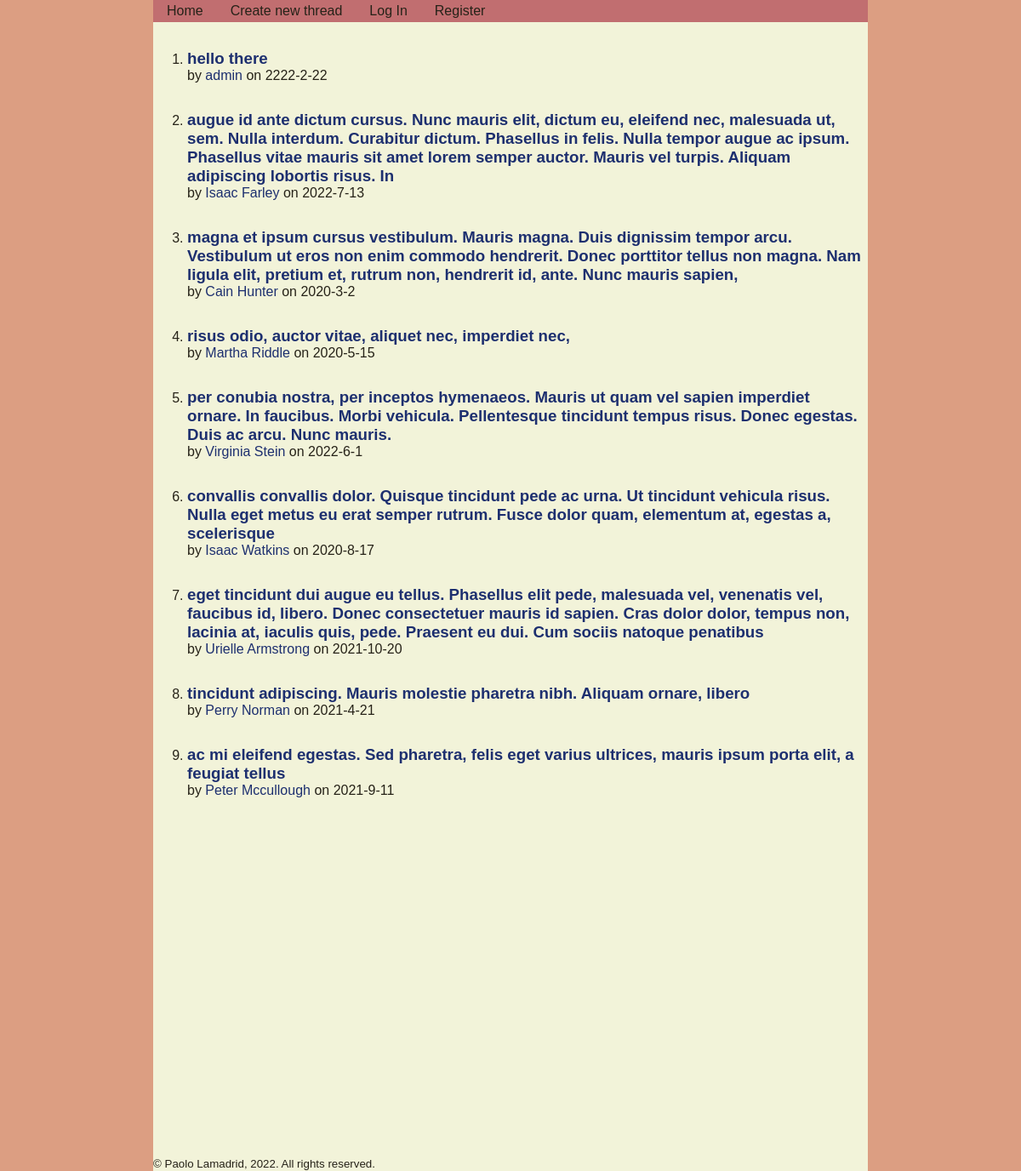
Before: / with the older database file.
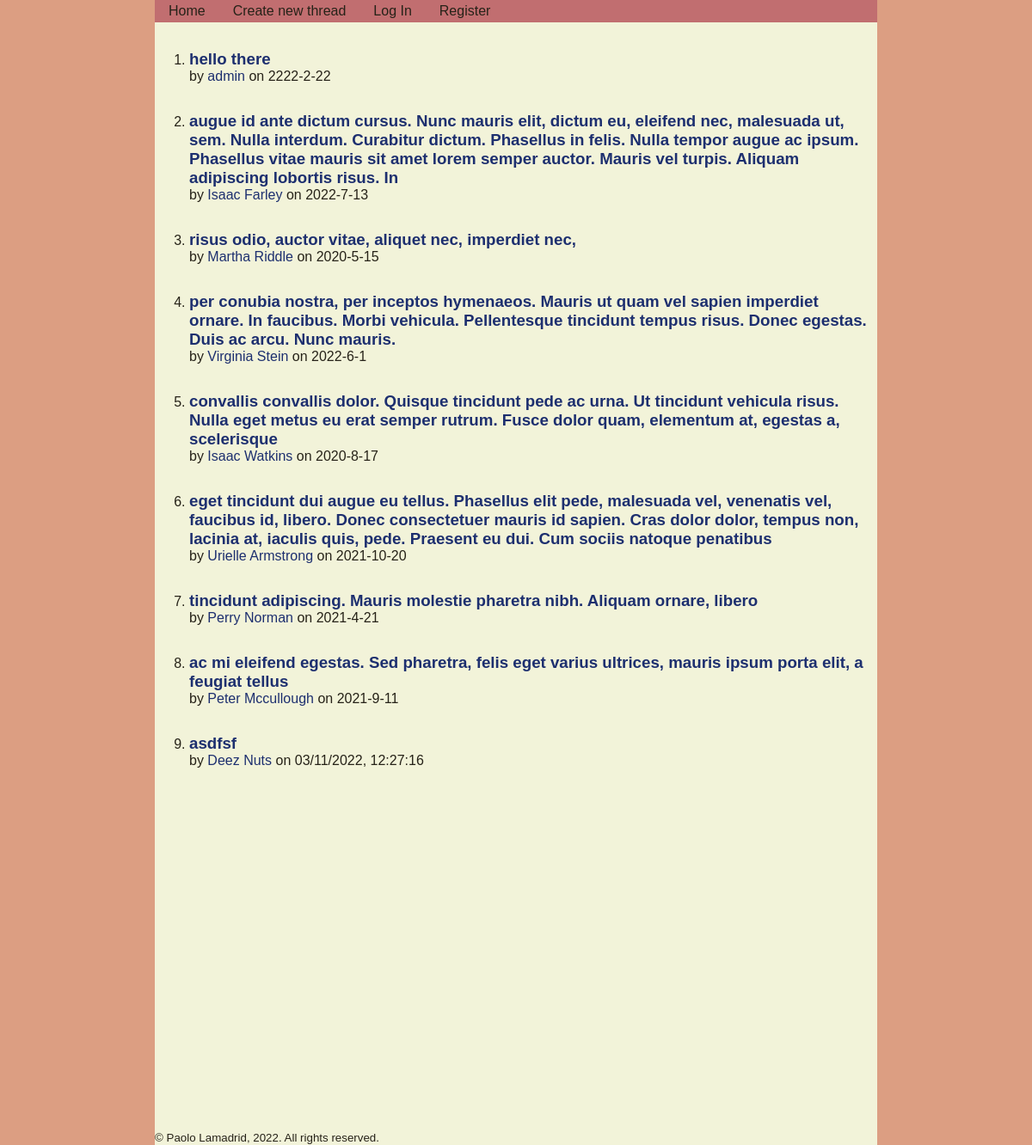
After: the same page with the newer database file.
### tables this page shows
CREATE TABLE threads
(
    thread_id INTEGER PRIMARY KEY AUTOINCREMENT,
    title TEXT NOT NULL,
    body TEXT NOT NULL,
    date_created TEXT NOT NULL,
    user_poster TEXT NOT NULL
);

### app.py (the view)
@app.route("/", methods=["GET", "POST"])
def index():
    db = get_db()
    threads = db.execute("""
        SELECT * FROM threads;
    """).fetchall()
    return render_template("index.html", threads=threads)

### app.py (called while the page is built)
@app.before_request
def load_logged_in_user():
    g.user = session.get("username", None)
    g.is_admin = session.get("is_admin", False)

### database.py (called while the page is built)
def get_db():
    if "db" not in g:
        g.db = sqlite3.connect(DATABASE,
            detect_types=sqlite3.PARSE_DECLTYPES
        )
        g.db.row_factory = sqlite3.Row
    return g.db

### templates/index.html (shortened to what this page needs)
{% extends 'base.html' %}
{% block main_content %}
<ol>
{% for thread in threads %}
    <li class="thread_thumbnail">
        <h3>
            <a href="{{ url_for('thread', thread_id=thread['thread_id']) }}">
                {{ thread["title"] }}
            </a>
        </h3>
        <p>
            by <a href="{{ url_for('user_profile', username=thread['user_poster']) }}">{{ thread["user_poster"] }}</a> on {{ thread["date_created"] }}
        </p>
    </li>
{% endfor %}
</ol>
{% endblock %}

Changed rows visible on the page:
removed threads: title "magna et ipsum cursus vestibulum. Mauris magna. Duis dignissim tempor arcu. Vestibulum ut eros non enim commodo hendrerit. Donec porttitor tellus non magna. Nam ligula elit, pretium et, rutrum non, hendrerit id, ante. Nunc mauris sapien,", user_poster "Cain Hunter", date_created "2020-3-2"
added threads: title "asdfsf", user_poster "Deez Nuts", date_created "03/11/2022, 12:27:16"
